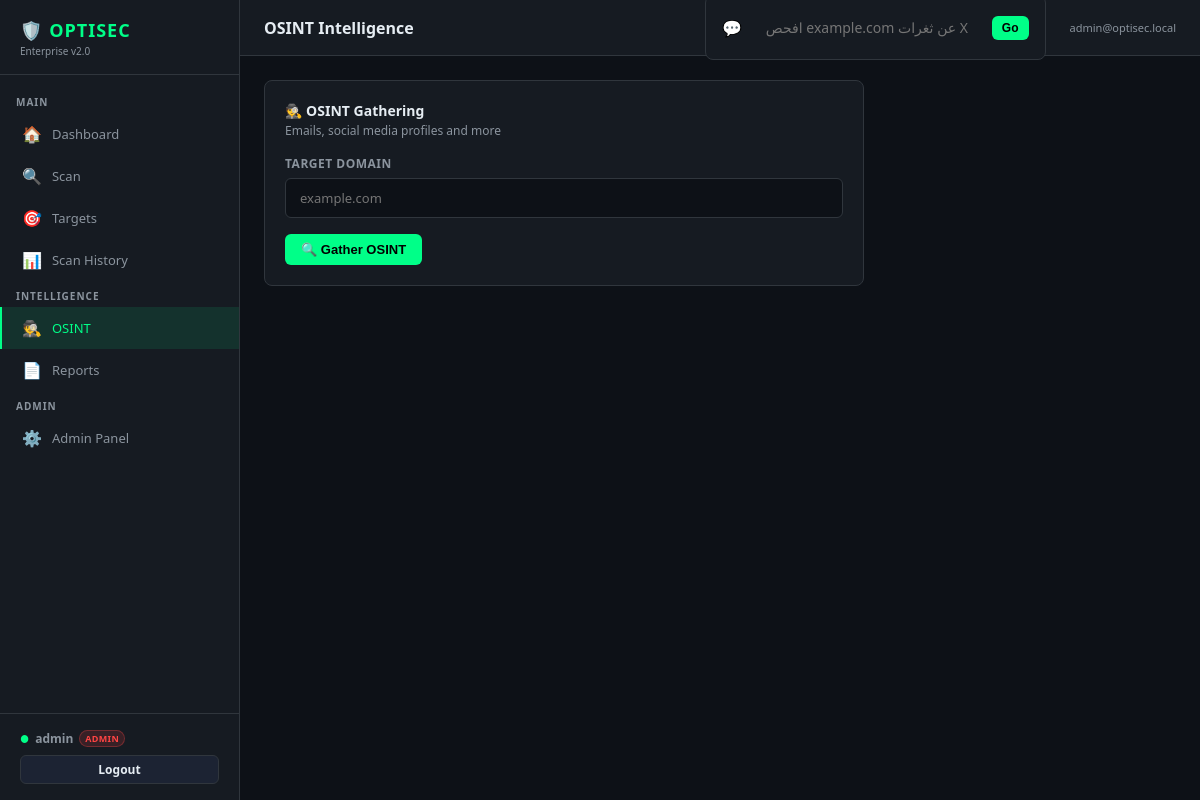
The app's page /osint (signed in) with its own data.
### web/models.py (models this page shows)
class User(Base):
    __tablename__ = "users"
    id = Column(Integer, primary_key=True)
    username = Column(String(50), unique=True, nullable=False, index=True)
    email = Column(String(100), unique=True, nullable=False, index=True)
    password_hash = Column(String(255), nullable=False)
    role = Column(String(20), default="viewer")  # admin | analyst | viewer
    api_key = Column(String(64), unique=True, index=True)
    is_active = Column(Boolean, default=True)
    created_at = Column(DateTime, default=datetime.utcnow)
    last_login = Column(DateTime)
    targets = relationship("Target", back_populates="user", cascade="all, delete-orphan")
    scans = relationship("Scan", back_populates="user", cascade="all, delete-orphan")
    reports = relationship("Report", back_populates="user", cascade="all, delete-orphan")

### web/app.py (the view)
@app.get("/osint", response_class=HTMLResponse)
async def osint_page(request: Request, user: User = Depends(web_user)):
    return templates.TemplateResponse(request, "osint.html", {
        "app_name": APP_NAME, "active": "osint", "user": user,
    })

### web/templates/osint.html (shortened to what this page needs)
{% extends "base.html" %}
{% block page_title %}OSINT Intelligence{% endblock %}
{% block content %}
<div class="card" style="max-width:600px">
  <div class="card-header">
    <div>
      <div class="card-title">🕵️ OSINT Gathering</div>
      <div class="card-subtitle">Emails, social media profiles and more</div>
    </div>
  </div>
  <div class="form-group">
    <label>Target Domain</label>
    <input type="text" id="osint-domain" placeholder="example.com" onkeydown="if(event.key==='Enter')runOSINT()" />
  </div>
  <button class="btn btn-primary" id="osint-btn" onclick="runOSINT()">🔍 Gather OSINT</button>
</div>
{% endblock %}

### web/templates/base.html (shortened to what this page needs)
<!DOCTYPE html>
<html lang="en">
<head>
  <link rel="stylesheet" href="/static/css/style.css">
</head>
<body>
<nav class="sidebar">
  <div class="sidebar-logo">
    <h1>🛡️ OPTISEC</h1>
    <div class="version">Enterprise v2.0</div>
  </div>
  <div class="sidebar-nav">
    <div class="nav-section">Main</div>
    <a href="/" class="nav-item {% if active == 'home' %}active{% endif %}">
      <span class="icon">🏠</span><span>Dashboard</span>
    </a>
    <a href="/scan" class="nav-item {% if active == 'scan' %}active{% endif %}">
      <span class="icon">🔍</span><span>Scan</span>
    </a>
    <a href="/targets" class="nav-item {% if active == 'targets' %}active{% endif %}">
      <span class="icon">🎯</span><span>Targets</span>
    </a>
    <a href="/scans" class="nav-item {% if active == 'scans' %}active{% endif %}">
      <span class="icon">📊</span><span>Scan History</span>
    </a>
    <div class="nav-section">Intelligence</div>
    <a href="/osint" class="nav-item {% if active == 'osint' %}active{% endif %}">
      <span class="icon">🕵️</span><span>OSINT</span>
    </a>
    <a href="/reports" class="nav-item {% if active == 'reports' %}active{% endif %}">
      <span class="icon">📄</span><span>Reports</span>
    </a>
    {% if user and user.role == 'admin' %}
    <div class="nav-section">Admin</div>
    <a href="/admin" class="nav-item {% if active == 'admin' %}active{% endif %}">
      <span class="icon">⚙️</span><span>Admin Panel</span>
    </a>
    {% endif %}
  </div>
  <div class="sidebar-footer">
    {% if user %}
    <div style="display:flex;align-items:center;gap:6px;margin-bottom:8px">
      <span style="color:var(--accent);font-size:10px">●</span>
      <span style="font-size:12px;font-weight:600">{{ user.username }}</span>
      <span class="badge badge-{% if user.role == 'admin' %}critical{% elif user.role == 'analyst' %}high{% else %}info{% endif %}"
            style="font-size:9px;padding:1px 5px">{{ user.role }}</span>
    </div>
    <a href="/logout" class="btn btn-secondary btn-sm" style="width:100%;justify-content:center">Logout</a>
    {% endif %}
  </div>
</nav>
<div class="main">
  <div class="topbar">
    <div class="topbar-title">{% block page_title %}{% endblock %}</div>
    <div class="topbar-right">
      <div class="nlp-bar" style="min-width:320px;margin:0">
        <span style="color:var(--accent);font-size:16px">💬</span>
        <input id="nlp-input" type="text"
          placeholder="افحص example.com عن ثغرات XSS | Scan target for XSS"
          onkeydown="runNLPCommand(event)" />
        <button class="btn btn-primary btn-sm" onclick="runNLPCommand(null)">Go</button>
      </div>
      {% if user %}
      <div style="font-size:11px;color:var(--text-dim);margin-left:12px;white-space:nowrap">
        {{ user.email }}
      </div>
      {% endif %}
    </div>
  </div>
  <div class="content">
    {% block content %}{% endblock %}
  </div>
</div>
</body>
</html>

### web/static/css/style.css (style rules this page uses)
:root { --accent: #00ff88; --accent-dim: #00cc6a; --bg: #0d1117; --card: #161b22; --card2: #1c2333; --border: #30363d; --text: #e6edf3; --text-dim: #8b949e; --red: #ff4444; --orange: #ff8800; --yellow: #ffcc00; --blue: #58a6ff; --purple: #bc8cff; }
* { box-sizing: border-box; margin: 0; padding: 0; }
body { background: var(--bg); color: var(--text); font-family: 'Segoe UI', -apple-system, BlinkMacSystemFont, monospace; min-height: 100vh; }
a { color: var(--accent); text-decoration: none; }
.sidebar { position: fixed; top: 0; left: 0; width: 240px; height: 100vh; background: var(--card); border-right: 1px solid var(--border); display: flex; flex-direction: column; z-index: 100; overflow-y: auto; }
.sidebar-logo { padding: 20px 20px 16px; border-bottom: 1px solid var(--border); }
.sidebar-logo h1 { font-size: 18px; font-weight: 700; color: var(--accent); letter-spacing: 1px; line-height: 1.2; }
.sidebar-logo .version { font-size: 10px; color: var(--text-dim); margin-top: 2px; }
.sidebar-nav { flex: 1; padding: 12px 0; }
.nav-section { padding: 8px 16px 4px; font-size: 10px; font-weight: 600; text-transform: uppercase; letter-spacing: 1px; color: var(--text-dim); }
.nav-item { display: flex; align-items: center; gap: 10px; padding: 10px 20px; color: var(--text-dim); font-size: 13px; font-weight: 500; transition: all 0.15s; cursor: pointer; border-left: 2px solid transparent; }
.nav-item.active { color: var(--accent); background: rgba(0,255,136,0.1); border-left-color: var(--accent); }
.nav-item .icon { font-size: 16px; }
.sidebar-footer { padding: 16px 20px; border-top: 1px solid var(--border); font-size: 11px; color: var(--text-dim); }
.main { margin-left: 240px; min-height: 100vh; }
.topbar { background: var(--card); border-bottom: 1px solid var(--border); padding: 0 24px; height: 56px; display: flex; align-items: center; justify-content: space-between; position: sticky; top: 0; z-index: 50; }
.topbar-title { font-size: 16px; font-weight: 600; color: var(--text); }
.topbar-right { display: flex; align-items: center; gap: 12px; }
.content { padding: 24px; }
.card { background: var(--card); border: 1px solid var(--border); border-radius: 8px; padding: 20px; margin-bottom: 16px; }
.card-header { display: flex; align-items: center; justify-content: space-between; margin-bottom: 16px; }
.card-title { font-size: 14px; font-weight: 600; color: var(--text); }
.card-subtitle { font-size: 12px; color: var(--text-dim); margin-top: 2px; }
.form-group { margin-bottom: 16px; }
label { display: block; font-size: 12px; font-weight: 600; color: var(--text-dim); margin-bottom: 6px; text-transform: uppercase; letter-spacing: 0.5px; }
input[type="text"], input[type="url"], input[type="email"], textarea, select { width: 100%; background: var(--bg); border: 1px solid var(--border); border-radius: 6px; color: var(--text); padding: 10px 14px; font-size: 13px; font-family: inherit; outline: none; transition: border-color 0.15s; }
.btn { display: inline-flex; align-items: center; gap: 6px; padding: 8px 16px; border-radius: 6px; font-size: 13px; font-weight: 600; cursor: pointer; border: none; transition: all 0.15s; text-decoration: none; }
.btn-primary { background: var(--accent); color: #000; }
.btn-secondary { background: var(--card2); color: var(--text); border: 1px solid var(--border); }
.btn-sm { padding: 5px 10px; font-size: 12px; }
.badge { display: inline-flex; align-items: center; padding: 2px 8px; border-radius: 12px; font-size: 11px; font-weight: 600; text-transform: uppercase; letter-spacing: 0.3px; }
.badge-critical { background: rgba(255,68,68,0.15); color: var(--red); border: 1px solid rgba(255,68,68,0.3); }
.nlp-bar { display: flex; gap: 10px; align-items: center; background: var(--card); border: 1px solid var(--border); border-radius: 8px; padding: 12px 16px; margin-bottom: 24px; }
.nlp-bar input { flex: 1; background: none; border: none; color: var(--text); font-size: 14px; outline: none; }

### records on screen
User: username "admin", role "ADMIN", email "admin@optisec.local"
